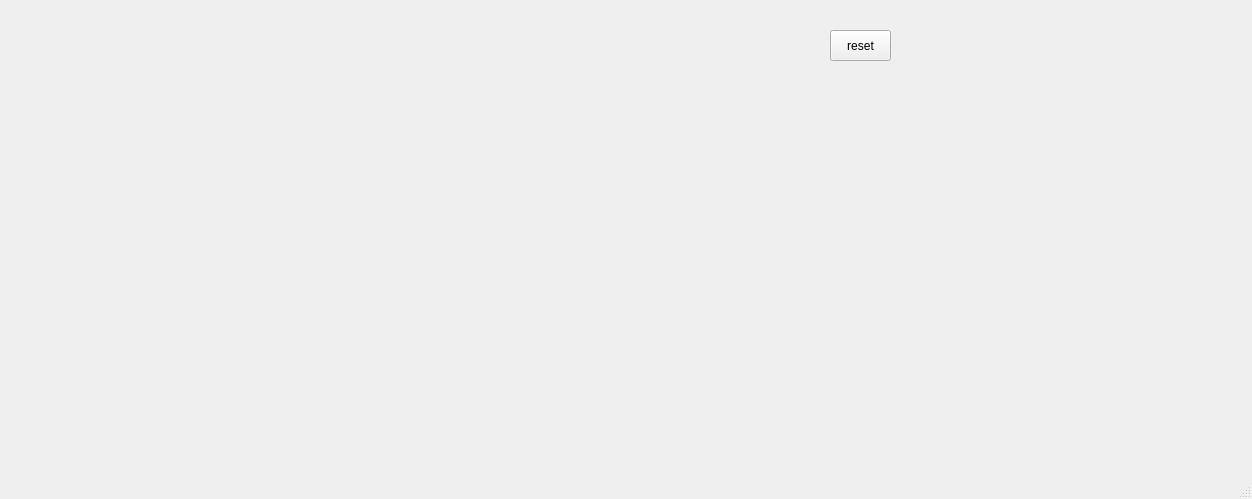
<?xml version="1.0" encoding="UTF-8"?>
<ui version="4.0">
 <class>MainWindow</class>
 <widget class="QMainWindow" name="MainWindow">
  <property name="geometry">
   <rect>
    <x>0</x>
    <y>0</y>
    <width>1252</width>
    <height>499</height>
   </rect>
  </property>
  <property name="windowTitle">
   <string>MainWindow</string>
  </property>
  <widget class="QWidget" name="centralwidget">
   <widget class="QPushButton" name="pb">
    <property name="geometry">
     <rect>
      <x>830</x>
      <y>30</y>
      <width>61</width>
      <height>31</height>
     </rect>
    </property>
    <property name="toolTip">
     <string>0,0</string>
    </property>
    <property name="statusTip">
     <string>0,0</string>
    </property>
    <property name="whatsThis">
     <string>0,0</string>
    </property>
    <property name="text">
     <string>reset</string>
    </property>
    <property name="iconSize">
     <size>
      <width>40</width>
      <height>40</height>
     </size>
    </property>
   </widget>
  </widget>
  <widget class="QMenuBar" name="menubar">
   <property name="geometry">
    <rect>
     <x>0</x>
     <y>0</y>
     <width>1252</width>
     <height>21</height>
    </rect>
   </property>
  </widget>
  <widget class="QStatusBar" name="statusbar"/>
 </widget>
 <resources/>
 <connections/>
</ui>
